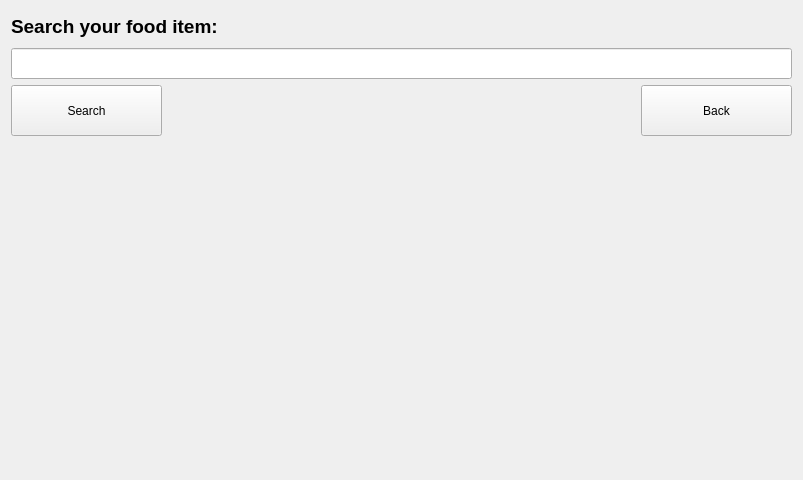
<?xml version="1.0" encoding="UTF-8"?>
<ui version="4.0">
 <class>searchItem</class>
 <widget class="QWidget" name="searchItem">
  <property name="geometry">
   <rect>
    <x>0</x>
    <y>0</y>
    <width>800</width>
    <height>480</height>
   </rect>
  </property>
  <property name="windowTitle">
   <string>searchItem</string>
  </property>
  <layout class="QGridLayout" name="gridLayout">
   <item row="0" column="0" colspan="3">
    <widget class="QLabel" name="lbl_myTracking">
     <property name="minimumSize">
      <size>
       <width>781</width>
       <height>31</height>
      </size>
     </property>
     <property name="font">
      <font>
       <family>Helvetica Neue</family>
       <pointsize>14</pointsize>
       <weight>75</weight>
       <bold>true</bold>
      </font>
     </property>
     <property name="text">
      <string>Search your food item:</string>
     </property>
    </widget>
   </item>
   <item row="1" column="0" colspan="3">
    <widget class="QLineEdit" name="lineEdit">
     <property name="minimumSize">
      <size>
       <width>781</width>
       <height>31</height>
      </size>
     </property>
    </widget>
   </item>
   <item row="2" column="0">
    <widget class="QPushButton" name="btn_search">
     <property name="minimumSize">
      <size>
       <width>151</width>
       <height>51</height>
      </size>
     </property>
     <property name="text">
      <string>Search</string>
     </property>
    </widget>
   </item>
   <item row="2" column="1">
    <spacer name="horizontalSpacer">
     <property name="orientation">
      <enum>Qt::Horizontal</enum>
     </property>
     <property name="sizeHint" stdset="0">
      <size>
       <width>467</width>
       <height>20</height>
      </size>
     </property>
    </spacer>
   </item>
   <item row="2" column="2">
    <widget class="QPushButton" name="btn_search_2">
     <property name="minimumSize">
      <size>
       <width>151</width>
       <height>51</height>
      </size>
     </property>
     <property name="text">
      <string>Back</string>
     </property>
    </widget>
   </item>
   <item row="3" column="1">
    <spacer name="verticalSpacer">
     <property name="orientation">
      <enum>Qt::Vertical</enum>
     </property>
     <property name="sizeHint" stdset="0">
      <size>
       <width>20</width>
       <height>320</height>
      </size>
     </property>
    </spacer>
   </item>
  </layout>
 </widget>
 <layoutdefault spacing="6" margin="11"/>
 <resources/>
 <connections/>
</ui>
